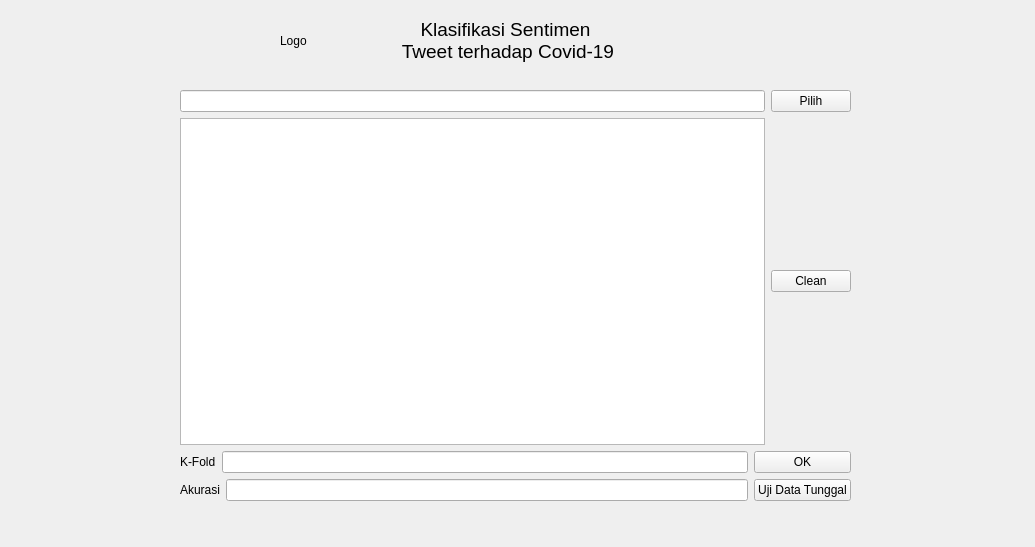
<?xml version="1.0" encoding="UTF-8"?>
<ui version="4.0">
 <class>MainWindow</class>
 <widget class="QWidget" name="MainWindow">
  <property name="geometry">
   <rect>
    <x>0</x>
    <y>0</y>
    <width>1035</width>
    <height>547</height>
   </rect>
  </property>
  <property name="windowTitle">
   <string>Form</string>
  </property>
  <widget class="QLabel" name="titleLabel">
   <property name="geometry">
    <rect>
     <x>380</x>
     <y>10</y>
     <width>251</width>
     <height>61</height>
    </rect>
   </property>
   <property name="font">
    <font>
     <pointsize>14</pointsize>
    </font>
   </property>
   <property name="text">
    <string>Klasifikasi Sentimen
 Tweet terhadap Covid-19</string>
   </property>
   <property name="alignment">
    <set>Qt::AlignCenter</set>
   </property>
  </widget>
  <widget class="QLabel" name="label_3">
   <property name="geometry">
    <rect>
     <x>280</x>
     <y>10</y>
     <width>61</width>
     <height>61</height>
    </rect>
   </property>
   <property name="text">
    <string>Logo</string>
   </property>
  </widget>
  <widget class="QWidget" name="">
   <property name="geometry">
    <rect>
     <x>180</x>
     <y>90</y>
     <width>671</width>
     <height>411</height>
    </rect>
   </property>
   <layout class="QVBoxLayout" name="verticalLayout">
    <item>
     <layout class="QHBoxLayout" name="horizontalLayout">
      <item>
       <widget class="QLineEdit" name="lineEdit"/>
      </item>
      <item>
       <widget class="QPushButton" name="pilihButton">
        <property name="text">
         <string>Pilih</string>
        </property>
       </widget>
      </item>
     </layout>
    </item>
    <item>
     <layout class="QHBoxLayout" name="horizontalLayout_2">
      <item>
       <widget class="QTableView" name="tableView"/>
      </item>
      <item>
       <widget class="QPushButton" name="cleanButton">
        <property name="text">
         <string>Clean</string>
        </property>
       </widget>
      </item>
     </layout>
    </item>
    <item>
     <layout class="QGridLayout" name="gridLayout">
      <item row="0" column="0">
       <layout class="QHBoxLayout" name="horizontalLayout_3">
        <item>
         <widget class="QLabel" name="label">
          <property name="text">
           <string>K-Fold</string>
          </property>
         </widget>
        </item>
        <item>
         <widget class="QLineEdit" name="kfoldLineEdit"/>
        </item>
       </layout>
      </item>
      <item row="0" column="1">
       <widget class="QPushButton" name="okButton">
        <property name="text">
         <string>OK</string>
        </property>
       </widget>
      </item>
      <item row="1" column="0">
       <layout class="QHBoxLayout" name="horizontalLayout_4">
        <item>
         <widget class="QLabel" name="label_2">
          <property name="text">
           <string>Akurasi</string>
          </property>
         </widget>
        </item>
        <item>
         <widget class="QLineEdit" name="akuasiLineEdit"/>
        </item>
       </layout>
      </item>
      <item row="1" column="1">
       <widget class="QPushButton" name="ujiDataTunggalButton">
        <property name="text">
         <string>Uji Data Tunggal</string>
        </property>
       </widget>
      </item>
     </layout>
    </item>
   </layout>
  </widget>
 </widget>
 <resources/>
 <connections/>
</ui>
